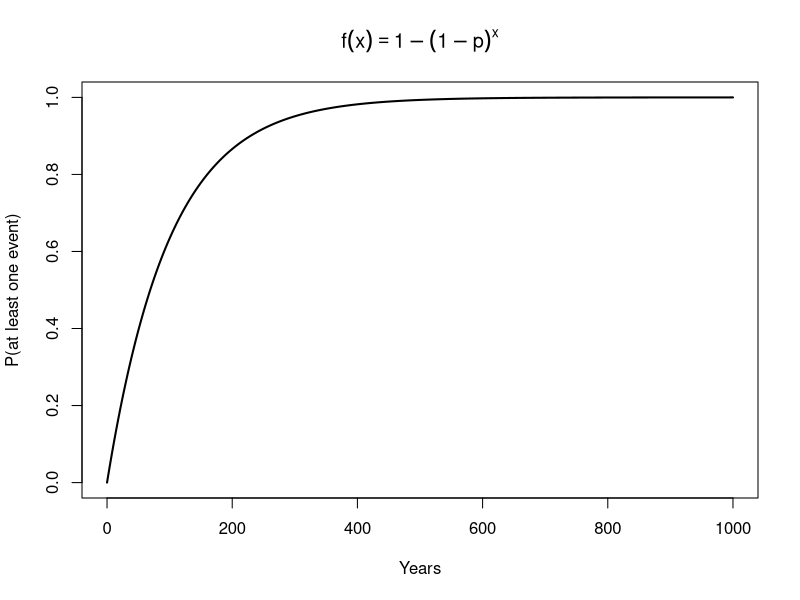
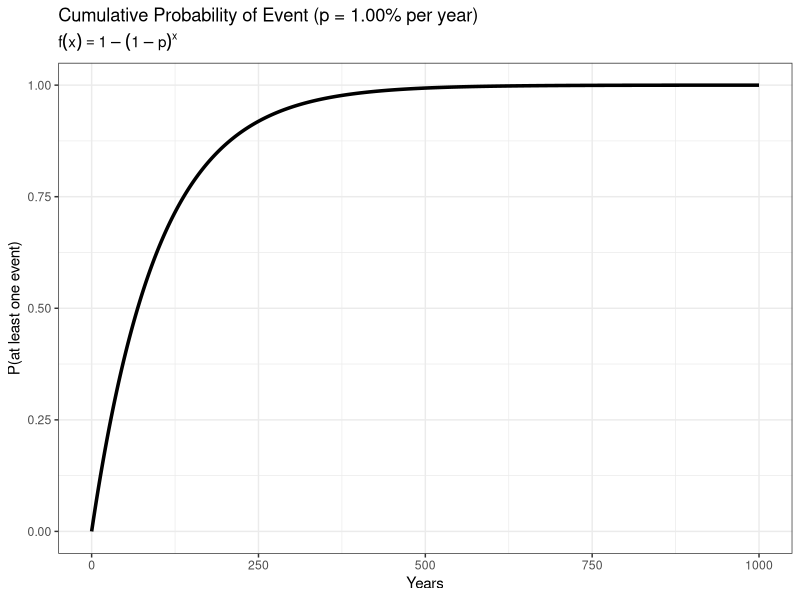

The R source for these figures, in order:
# Parameters
p         <- 0.01            # annual event probability
max_years <- 1000            # years to plot
outfile   <- "p_event.png" # your output filename

# Compute cumulative event probability
years        <- 0:max_years
prob_event   <- 1 - (1 - p)^years
df           <- data.frame(years, prob = prob_event)

png(filename = outfile,
    width    = 800, height = 600,
    bg       = "white")
plot(years, prob_event,
     type  = "l", lwd = 2,
     xlab  = "Years",
     ylab  = "P(at least one event)",
     main  = expression(f(x) == 1 - (1 - p)^x)
)
dev.off()

# ---- ggplot2 version with white theme ----
if (!requireNamespace("ggplot2", quietly = TRUE)) {
  install.packages("ggplot2")
}
library(ggplot2)

plt <- ggplot(df, aes(x = years, y = prob)) +
  geom_line(size = 1.2) +
  labs(
    title    = sprintf("Cumulative Probability of Event (p = %.2f%% per year)", p*100),
    subtitle = expression(f(x) == 1 - (1 - p)^x),
    x        = "Years",
    y        = "P(at least one event)"
  ) +
  theme_bw()  # white background + grid

ggsave(filename = outfile,
       plot     = plt,
       width    = 8, height = 6,
       units    = "in",
       bg       = "white")  # ensure white background
